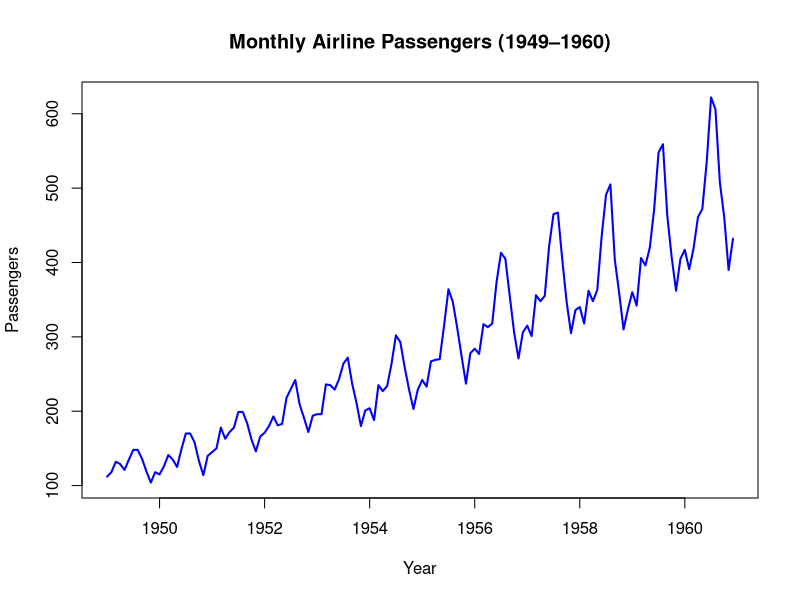
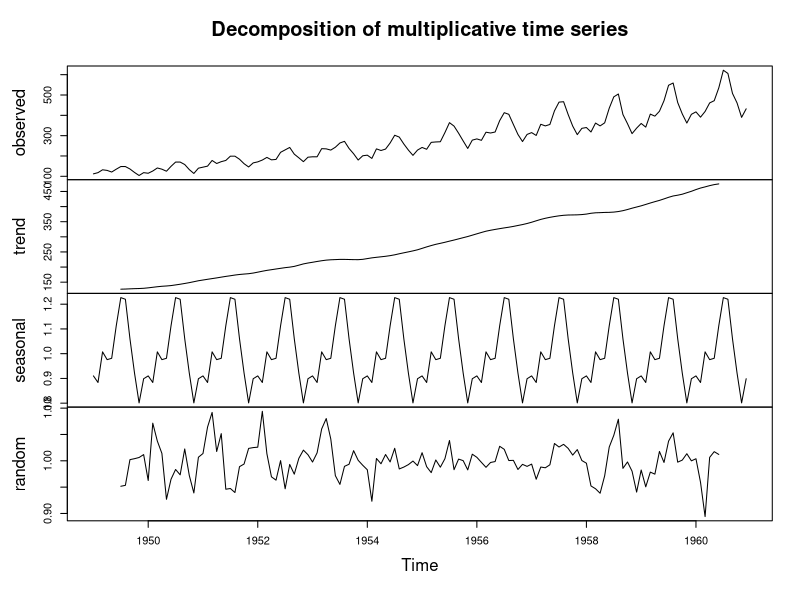
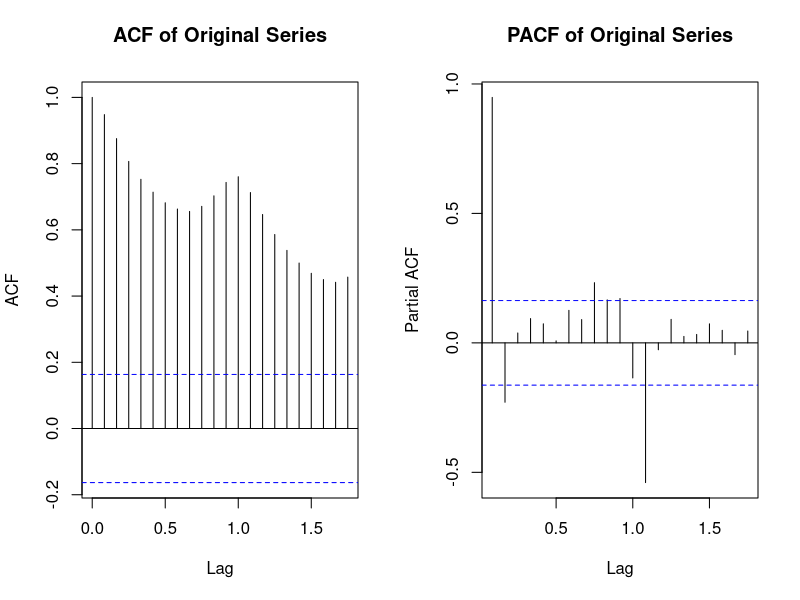
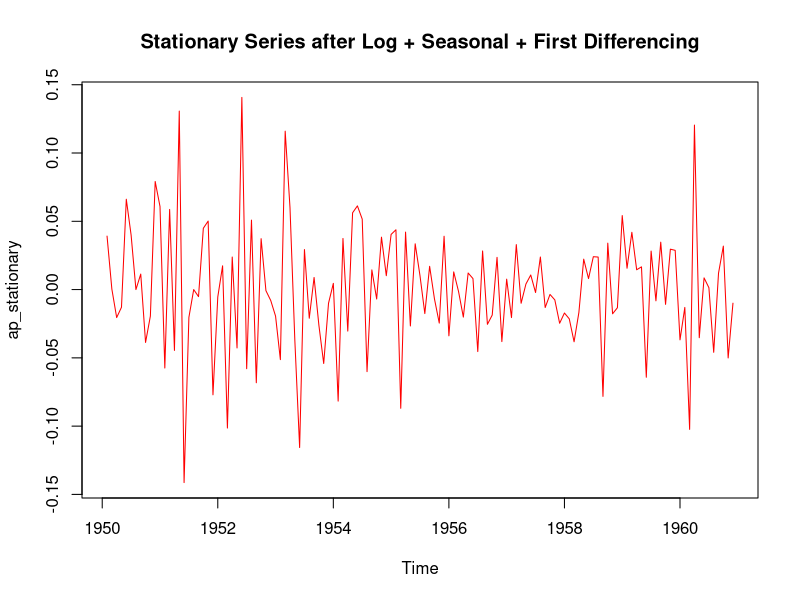
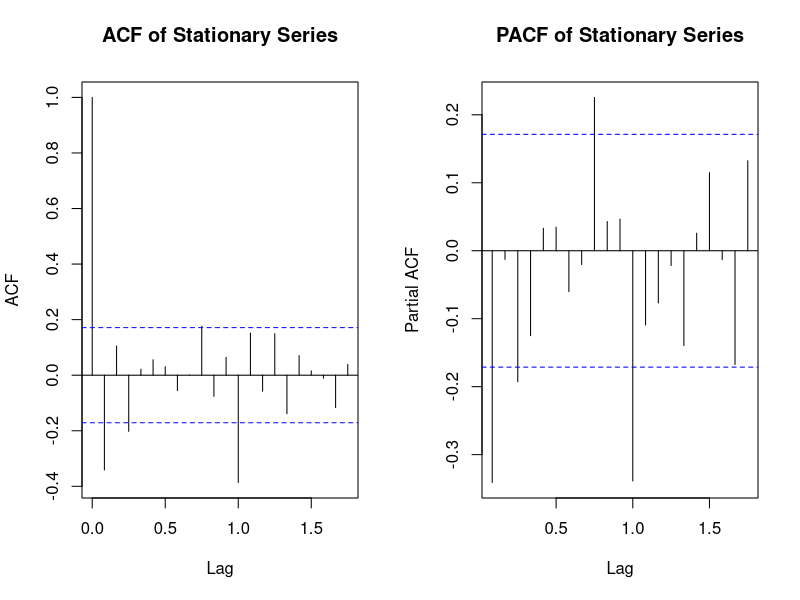
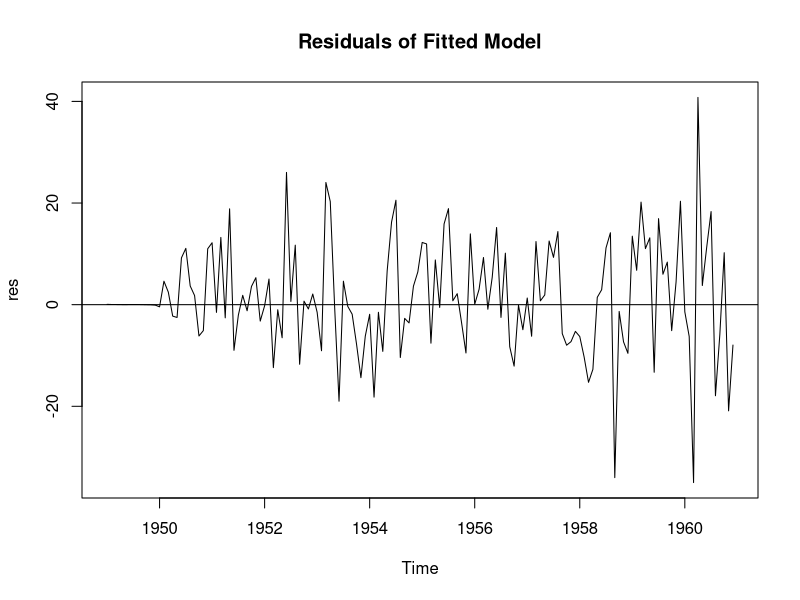
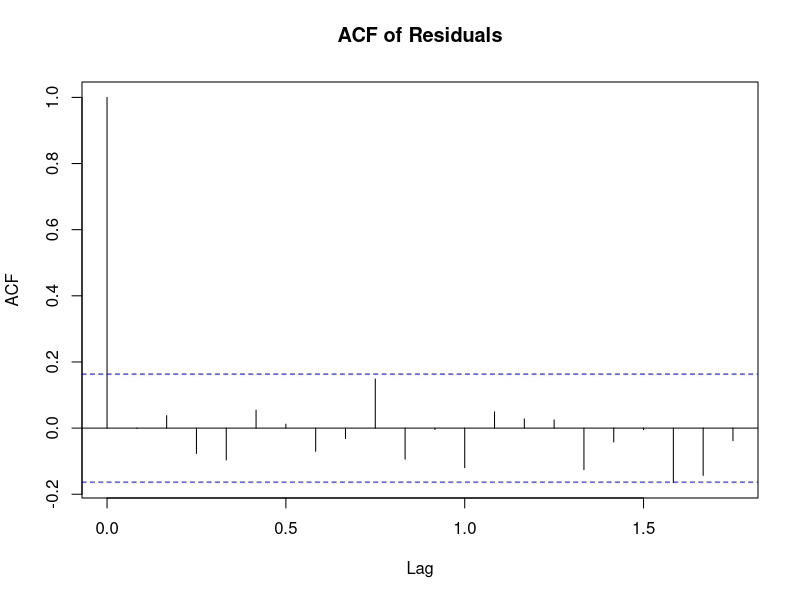
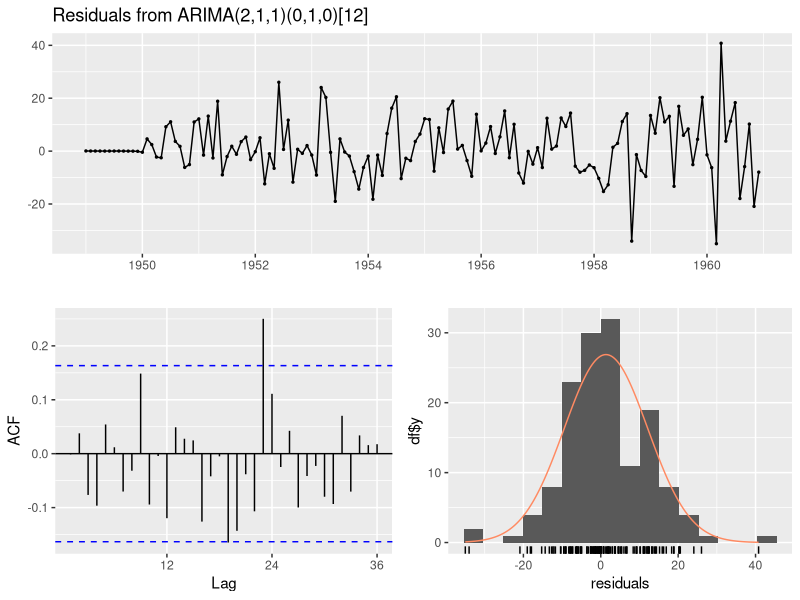

Source code (R) for these figures, in order:
## ---- chunk 1
knitr::opts_chunk$set(echo = TRUE)
## ---- chunk 2
rm(list=ls(all=TRUE))

# (f) Load and Convert to Time Series
data(AirPassengers)
ap_ts <- AirPassengers

print(class(ap_ts))
print(start(ap_ts))
print(end(ap_ts))
print(frequency(ap_ts))

# (g) Plot the Data
plot(ap_ts,
     main="Monthly Airline Passengers (1949–1960)",
     xlab="Year",
     ylab="Passengers",
     col="blue",
     lwd=2)

# (h) Decompose the Data (Multiplicative Model)
decomp_ap <- decompose(ap_ts, type="multiplicative")
plot(decomp_ap)

# (i) ACF and PACF of Original Series
par(mfrow=c(1,2))
acf(ap_ts, main="ACF of Original Series")
pacf(ap_ts, main="PACF of Original Series")
par(mfrow=c(1,1))

# (j) KPSS Test
library(tseries)
kpss.test(ap_ts)

# (k) Make Data Stationary

# Log Transformation (Variance Stabilization)
log_ap <- log(ap_ts)

# Seasonal Differencing
diff_seasonal <- diff(log_ap, lag=12)

# First Differencing
ap_stationary <- diff(diff_seasonal)

plot(ap_stationary,
     main="Stationary Series after Log + Seasonal + First Differencing",
     col="red")

par(mfrow=c(1,2))
acf(ap_stationary, main="ACF of Stationary Series")
pacf(ap_stationary, main="PACF of Stationary Series")
par(mfrow=c(1,1))

kpss.test(ap_stationary)

# (l) Select Suitable Technique → SARIMA

library(forecast)

# (m) Fit Model using auto.arima
model_ap <- auto.arima(ap_ts)
summary(model_ap)

# (n) Goodness of Fit

res <- residuals(model_ap)

# Residual Plot
plot(res, type="l", main="Residuals of Fitted Model")
abline(h=0)

# ACF of Residuals
acf(res, main="ACF of Residuals")

# Ljung-Box Test
Box.test(res, lag=12, type="Ljung-Box")

checkresiduals(model_ap)

# Forecast Next 12 Months
forecast_ap <- forecast(model_ap, h=12)
forecast_ap

plot(forecast_ap,
     main="12-Month Forecast",
     xlab="Year",
     ylab="Passengers")
